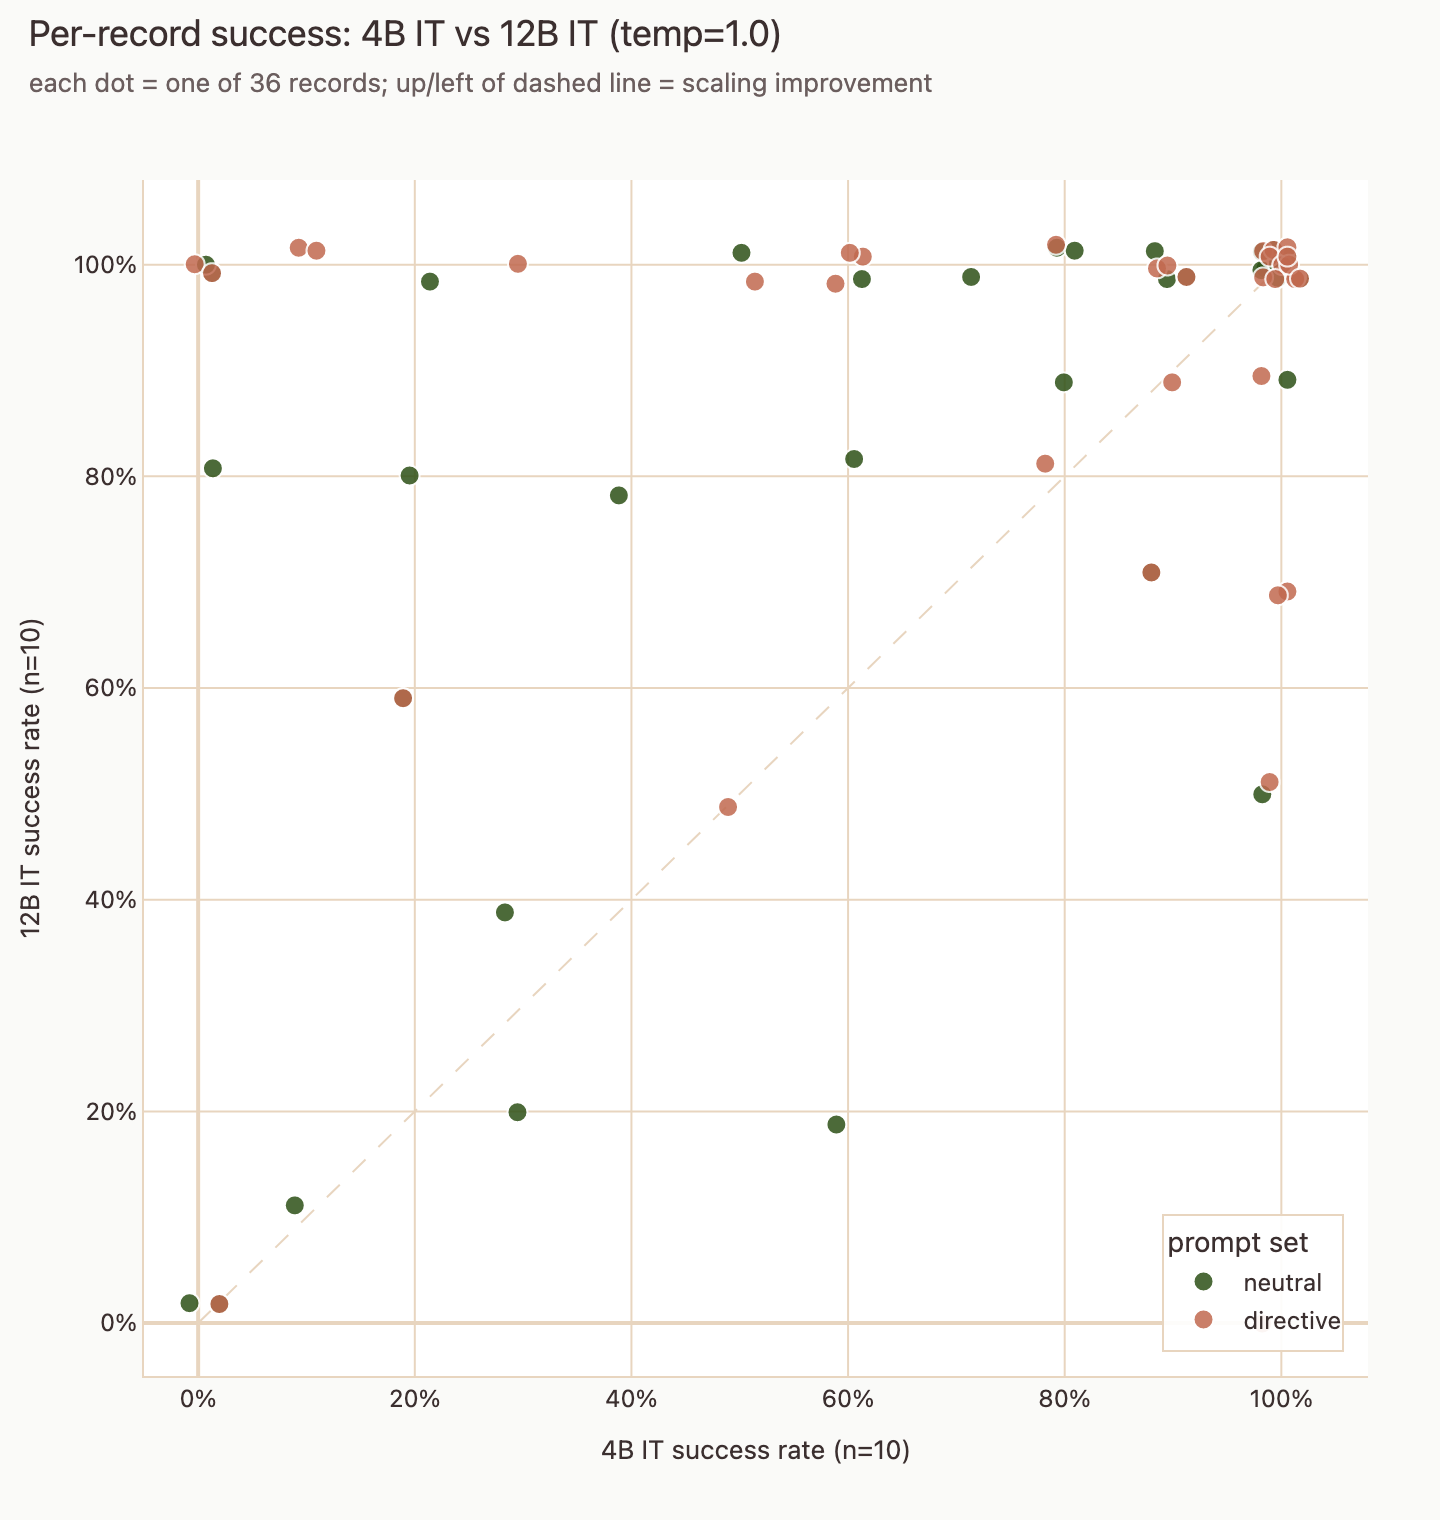

Write the Python code that produced this figure.
"""F2 — Per-record 4B vs 12B scatter at temp=1.0.

x = 4B success rate (Cell C neutral / Cell D directive)
y = 12B success rate (Cell C neutral / Cell D directive)

Two traces: neutral (light) and directive (dark). One point per
record per condition. Diagonal y=x reference shows scaling neutrality.
Points up and to the left of the diagonal: 12B scaled better than
4B. Color-set separation: prompt-engineering effect at that record.

Hover shows record_id and per-cell success rates.

Output: figures/per_record_scatter.{html,png}.
"""

from __future__ import annotations

import json
import sys
from collections import defaultdict
from pathlib import Path

import plotly.graph_objects as go

HERE = Path(__file__).resolve().parent
STUDY_ROOT = HERE.parent.parent.parent
RESULTS_ROOT = STUDY_ROOT / "results"
REPO_ROOT = Path(__file__).resolve().parents[5]

sys.path.insert(0, str(STUDY_ROOT))
sys.path.insert(0, str(REPO_ROOT / ".claude" / "skills" / "morel-branding"))
from harness.parser import classify_trial  # noqa: E402
from branding import apply_morel_template, MOREL_COLORS  # noqa: E402

DATE = "2026-05-12"
MODELS = ["gemma3:4b-it-qat", "gemma3:12b-it-qat"]


def _safe(m: str) -> str:
    import re
    return re.sub(r"[^a-zA-Z0-9._-]", "_", m)


def _load(model: str, tag: str) -> list[dict]:
    path = RESULTS_ROOT / _safe(model) / f"{tag}_{DATE}.jsonl"
    if not path.exists():
        return []
    rows = [json.loads(l) for l in path.read_text().splitlines() if l]
    out = []
    for r in rows:
        ok, _ = classify_trial(
            {"tool_target": r["tool_target"], "expected_tool_call": r["expected_tool_call"]},
            r.get("output") or r.get("output_preview", ""),
        )
        out.append({**r, "success": ok})
    return out


def _per_record(rows: list[dict]) -> dict[str, float]:
    by: dict[str, list[bool]] = defaultdict(list)
    for r in rows:
        by[r["record_id"]].append(r["success"])
    return {k: sum(v) / len(v) for k, v in by.items()}


def _short_label(rid: str) -> str:
    """Compact record label for hover. Drop trailing shortuuid."""
    parts = rid.rsplit("-", 1)
    return parts[0] if len(parts) == 2 and len(parts[1]) == 8 else rid


def main() -> None:
    # Load Cell C and Cell D for each model.
    data = {
        ("4B", "neutral"): _per_record(_load("gemma3:4b-it-qat", "006_C_neutral_temp1")),
        ("4B", "directive"): _per_record(_load("gemma3:4b-it-qat", "006_D_directive_temp1")),
        ("12B", "neutral"): _per_record(_load("gemma3:12b-it-qat", "006_C_neutral_temp1")),
        ("12B", "directive"): _per_record(_load("gemma3:12b-it-qat", "006_D_directive_temp1")),
    }

    all_rids = sorted(set().union(*(d.keys() for d in data.values())))

    fig = go.Figure()

    # Reference diagonal
    fig.add_trace(go.Scatter(
        x=[0, 1], y=[0, 1],
        mode="lines",
        line=dict(color=MOREL_COLORS["cream_dark"], dash="dash", width=1),
        showlegend=False,
        hoverinfo="skip",
    ))

    # Add a small jitter so dots that exactly overlap (e.g. both at
    # 1.0 or both at 0.0) are visible. Use deterministic jitter so
    # the same record sits at the same coordinate across re-renders.
    import hashlib
    def _jitter(rid: str, axis: str) -> float:
        h = int(hashlib.sha256(f"{rid}|{axis}".encode()).hexdigest()[:8], 16)
        return (h % 100) / 100 * 0.04 - 0.02   # ± 0.02

    for prompt_set, color in [
        ("neutral", MOREL_COLORS["forest_green"]),
        ("directive", MOREL_COLORS["terracotta"]),
    ]:
        xs, ys, texts = [], [], []
        for rid in all_rids:
            x = data[("4B", prompt_set)].get(rid)
            y = data[("12B", prompt_set)].get(rid)
            if x is None or y is None:
                continue
            xs.append(x + _jitter(rid, "x"))
            ys.append(y + _jitter(rid, "y"))
            texts.append(
                f"<b>{_short_label(rid)}</b><br>"
                f"4B {prompt_set}: {x:.0%}<br>"
                f"12B {prompt_set}: {y:.0%}"
            )
        fig.add_trace(go.Scatter(
            x=xs, y=ys,
            mode="markers",
            name=prompt_set,
            marker=dict(size=10, color=color, opacity=0.85,
                        line=dict(color="white", width=1)),
            text=texts,
            hovertemplate="%{text}<extra></extra>",
        ))

    fig.update_layout(
        xaxis_title="4B IT success rate (n=10)",
        yaxis_title="12B IT success rate (n=10)",
        xaxis=dict(range=[-0.05, 1.08], tickformat=".0%"),
        yaxis=dict(range=[-0.05, 1.08], tickformat=".0%"),
        width=720,
        height=760,
        legend=dict(title="prompt set", orientation="v",
                    yanchor="bottom", y=0.02, xanchor="right", x=0.98),
    )
    apply_morel_template(
        fig,
        title="Per-record success: 4B IT vs 12B IT (temp=1.0)",
        subtitle="each dot = one of 36 records; up/left of dashed line = scaling improvement",
        attribution="studies/001-tool-calibration / inv 006",
    )

    out_html = HERE / "per_record_scatter.html"
    out_png = HERE / "per_record_scatter.png"
    fig.write_html(out_html)
    fig.write_image(out_png, engine="kaleido", scale=2)
    print(f"wrote {out_html.relative_to(STUDY_ROOT.parent.parent)}")
    print(f"wrote {out_png.relative_to(STUDY_ROOT.parent.parent)}")


if __name__ == "__main__":
    main()
